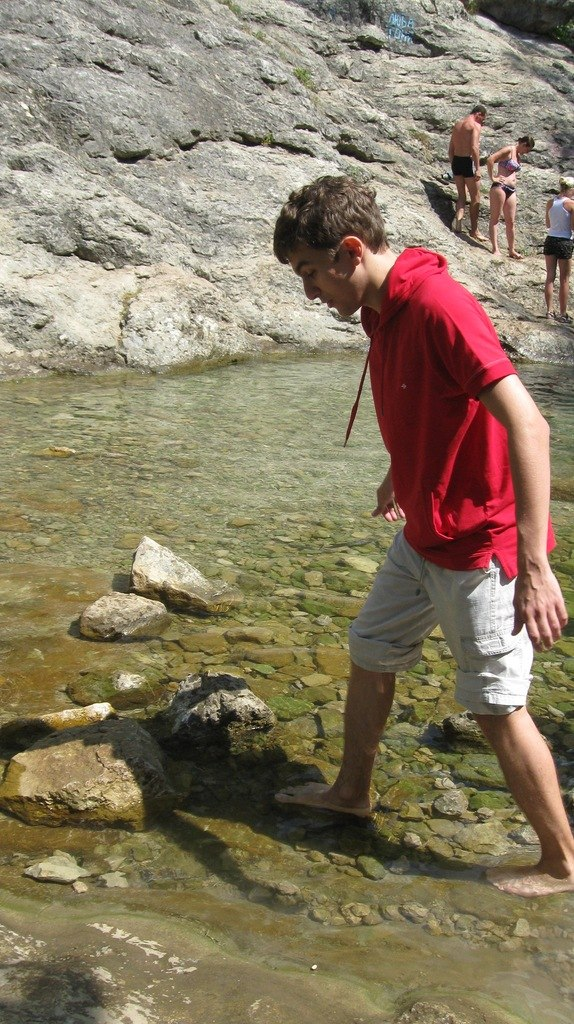
#> input picture industry/seminar2/kantor.jpg, 574 x 1024 px
$ jupyter execute --allow-errors DMIA2016_Sem2task_base_SkinSegmentation.ipynb   (shell and % lines are left out)   (Python 2 division)
#> lines starting #> are read from the running program, lines starting #| are printed output that depends on the picture
# Data Mining in Action 2016 (осенний семестр)

## Задача на семинар: цветовая сегментация кожи на изображении

В этом примере мы построим простой классификатор с использованием библиотеки scikit-learn. В качестве данных мы возьмем выборку из UCI Репозитория (www.archive.ics.uci.edu), связанную с задачей сегментации изображений, а точнее - выделением кожи на фотографиях.

В итоге мы получим классификатор, который по RBG представлению цвета пикселя будет пытаться определить, принадлежит пиксель к участку кожи или нет.

Для начала скачаем выборку по следующей ссылке: https://archive.ics.uci.edu/ml/machine-learning-databases/00229/Skin_NonSkin.txt

## Задаем кодировку

В Python кодировка файла скрипта задается с помощью так называемого magic comment: # coding: utf-8
(либо другая кодировка по необходимости).

Волшебный комментарий должен быть в первых двух строчках скрипта, иначе он игнорируется интерпретатором. Добавив этот комментарий в скрипт можно, например, комфортно использовать в коде русскоязычные строки и комментарии. Однако для ipython notebook такой способ не подходит ведь разные блоки кода могут исполняться в разной последовательности. Есть другой способ, им и воспользуемся:

[cell 1]
import sys
reload(sys)
sys.setdefaultencoding("utf-8")

После исполнения этого блока проблем с русскоязычными комментариями в коде быть не должно.

## Чтение выборки

Давайте посмотрим на выборку и попробуем понять, какой смысл имеют

[cell 2]
dataset_path = "Skin_NonSkin.txt"
#> (the rest of this cell did not finish here and is left out)

#> (a cell that did not finish here is left out)

#> (a cell that did not finish here is left out)

[cell 5]
import numpy as np

np.random.seed(0)
#> (the rest of this cell did not finish here and is left out)

[cell 6]
from sklearn.neighbors import KNeighborsClassifier

model = KNeighborsClassifier()
#> (the rest of this cell did not finish here and is left out)

#> (a cell that did not finish here is left out)

#> (a cell that did not finish here is left out)

## Чтение и обработка изображения

Для работы с графиками и изображениями в Python есть библиотека Matplotlib. На сайте библиотеки www.matplotlib.org описан API и есть большое количество примеров в разделе gallery. При необходимости построить график можно зайти в галерею, найти визуально картинку, наиболее похожую на нужную и посмотреть код.

Но сейчас мы воспользуемся matplotlib для работы с изображением, на котором хотим найти участки кожи. Для начала считаем изображение:

[cell 9]
# чтобы изображения выводились прямо в ipython notebook, а не в отдельном окне


import matplotlib.pyplot as plt
import matplotlib.cbook as cbook

image_path = "kantor.jpg"

image_file = open(image_path, 'rb')
#image_file = cbook.get_sample_data(image_path)
image = plt.imread(image_file)
#> image is the input picture: shape (1024, 574, 3); mean R, G, B 137, 124, 100

plt.imshow(image)
plt.axis('off') # clear x- and y-axes
plt.show()

Посмотрим, в каком формате хранится изображение в переменой image:

[cell 10]
print type(image)
#| <class 'numpy.ndarray'>

[cell 11]
image_new = np.zeros_like(image)
image_new[:,:,0] = image[:,:,2]
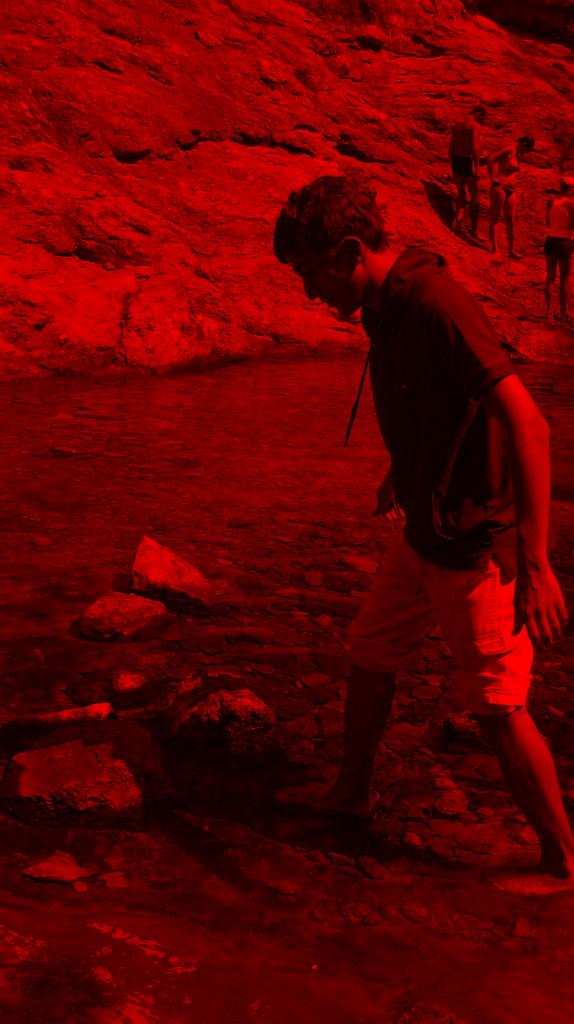
#> image_new: shape (1024, 574, 3); mean R, G, B 100, 0, 0
image_new[:,:,1] = image[:,:,1]
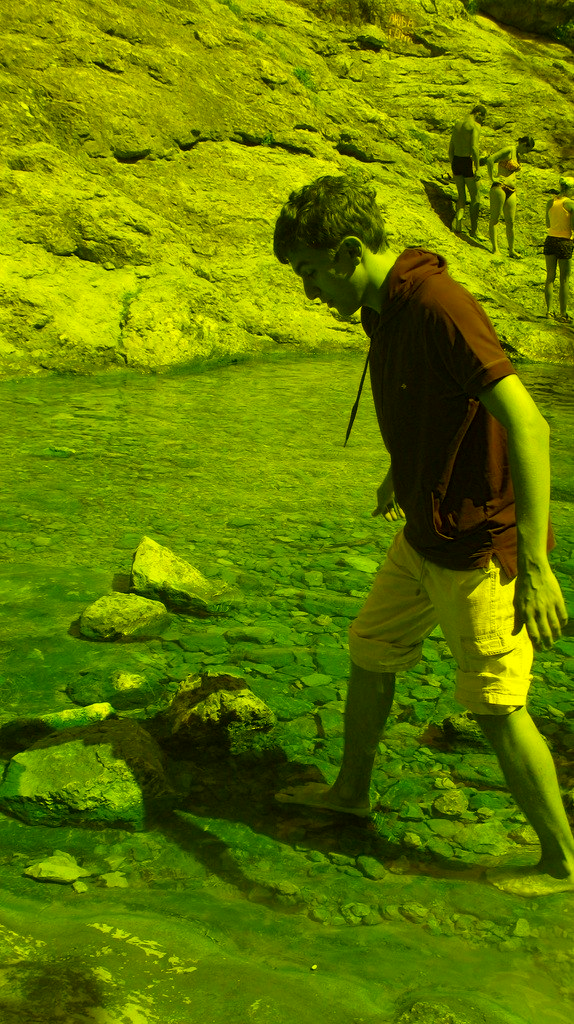
#> image_new: shape (1024, 574, 3); mean R, G, B 100, 124, 0
image_new[:,:,2] = image[:,:,0]

Поскольку это массив, попробуем вывести несколько его первых элементов:

[cell 12]
print image[:3]
#> (printed output is left out)

$ run again, with industry/seminar2/skin_segmentation2.png saved as industry/seminar2/kantor.jpg
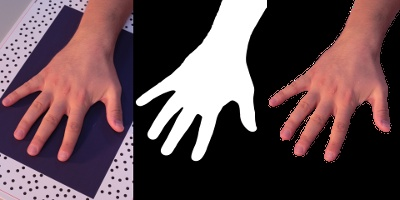
#> input picture industry/seminar2/skin_segmentation2.png, 400 x 200 px
#> image is the input picture: shape (200, 400, 3); mean R, G, B 95.4, 73.4, 77.7
#| <class 'numpy.ndarray'>
#> `image_new[:,:,0] = image[:,:,2]`:
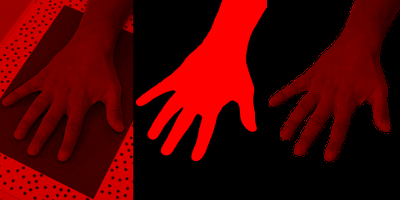
#> image_new: shape (200, 400, 3); mean R, G, B 77.7, 0, 0
#> `image_new[:,:,1] = image[:,:,1]`:
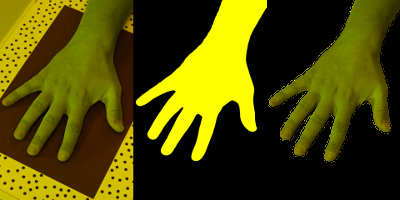
#> image_new: shape (200, 400, 3); mean R, G, B 77.7, 73.4, 0
#> (printed output is left out)
